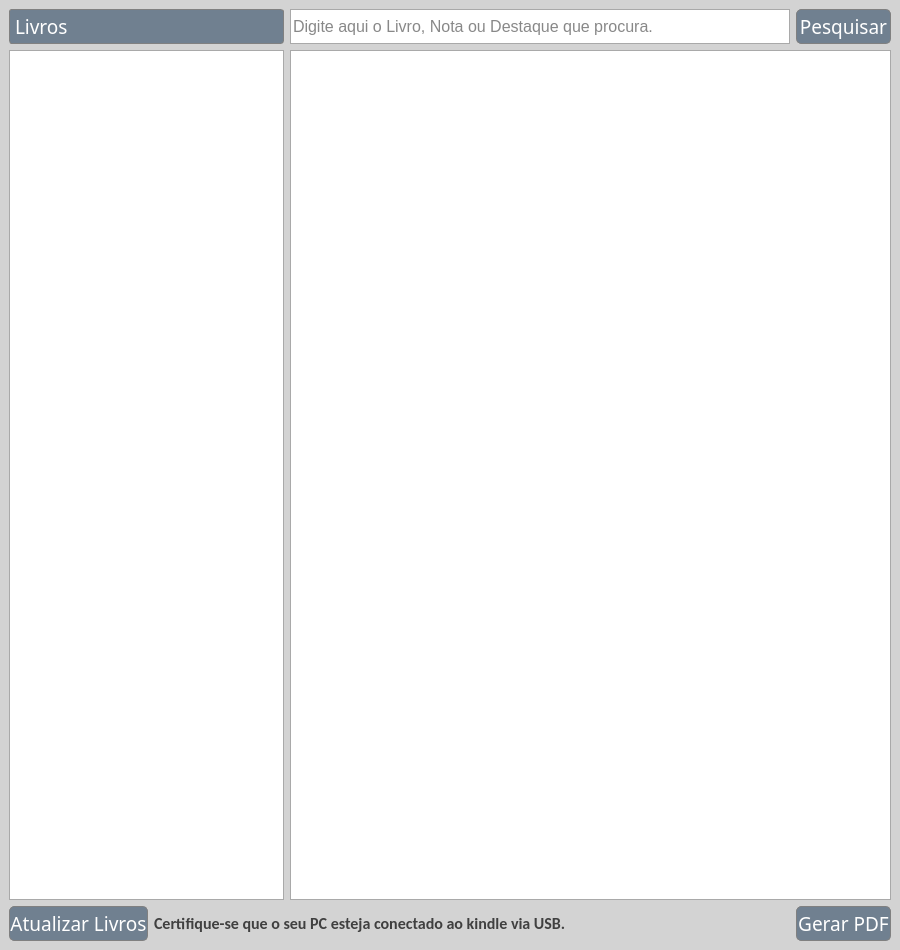
<?xml version="1.0" encoding="UTF-8"?>
<ui version="4.0">
 <class>MainWindow</class>
 <widget class="QMainWindow" name="MainWindow">
  <property name="geometry">
   <rect>
    <x>0</x>
    <y>0</y>
    <width>900</width>
    <height>950</height>
   </rect>
  </property>
  <property name="sizePolicy">
   <sizepolicy hsizetype="Expanding" vsizetype="Expanding">
    <horstretch>0</horstretch>
    <verstretch>0</verstretch>
   </sizepolicy>
  </property>
  <property name="minimumSize">
   <size>
    <width>900</width>
    <height>950</height>
   </size>
  </property>
  <property name="maximumSize">
   <size>
    <width>16777215</width>
    <height>16777215</height>
   </size>
  </property>
  <property name="font">
   <font>
    <pointsize>12</pointsize>
   </font>
  </property>
  <property name="windowTitle">
   <string>Kindle Notes</string>
  </property>
  <property name="styleSheet">
   <string notr="true">background: #d3d3d3;

</string>
  </property>
  <widget class="QWidget" name="centralwidget">
   <layout class="QGridLayout" name="gridLayout">
    <item row="2" column="3">
     <widget class="QPushButton" name="btnPdf">
      <property name="sizePolicy">
       <sizepolicy hsizetype="Expanding" vsizetype="Expanding">
        <horstretch>0</horstretch>
        <verstretch>0</verstretch>
       </sizepolicy>
      </property>
      <property name="maximumSize">
       <size>
        <width>200</width>
        <height>50</height>
       </size>
      </property>
      <property name="font">
       <font>
        <family>Calibri Light</family>
        <pointsize>14</pointsize>
        <weight>50</weight>
        <bold>false</bold>
        <kerning>true</kerning>
       </font>
      </property>
      <property name="styleSheet">
       <string notr="true">border-radius: 5px;color: white; background: #708090;border: 1px solid gray;</string>
      </property>
      <property name="text">
       <string>Gerar PDF</string>
      </property>
     </widget>
    </item>
    <item row="0" column="3">
     <widget class="QPushButton" name="btnSearch">
      <property name="sizePolicy">
       <sizepolicy hsizetype="Minimum" vsizetype="Minimum">
        <horstretch>0</horstretch>
        <verstretch>0</verstretch>
       </sizepolicy>
      </property>
      <property name="minimumSize">
       <size>
        <width>0</width>
        <height>0</height>
       </size>
      </property>
      <property name="maximumSize">
       <size>
        <width>200</width>
        <height>50</height>
       </size>
      </property>
      <property name="font">
       <font>
        <family>Calibri Light</family>
        <pointsize>14</pointsize>
       </font>
      </property>
      <property name="styleSheet">
       <string notr="true">border-radius: 5px; color: white; background: #708090;border: 1px solid gray;</string>
      </property>
      <property name="text">
       <string>Pesquisar</string>
      </property>
     </widget>
    </item>
    <item row="1" column="0" colspan="2">
     <widget class="QListWidget" name="listBooks">
      <property name="minimumSize">
       <size>
        <width>275</width>
        <height>850</height>
       </size>
      </property>
      <property name="maximumSize">
       <size>
        <width>16777215</width>
        <height>16777215</height>
       </size>
      </property>
      <property name="font">
       <font>
        <family>Arial</family>
        <pointsize>11</pointsize>
       </font>
      </property>
      <property name="cursor" stdset="0">
       <cursorShape>ArrowCursor</cursorShape>
      </property>
      <property name="styleSheet">
       <string notr="true">background:white; color: #404040; border: 1px solid #a9a9a9;</string>
      </property>
      <property name="horizontalScrollMode">
       <enum>QAbstractItemView::ScrollPerPixel</enum>
      </property>
      <property name="resizeMode">
       <enum>QListView::Fixed</enum>
      </property>
     </widget>
    </item>
    <item row="1" column="2" colspan="2">
     <widget class="QTextBrowser" name="inputText">
      <property name="sizePolicy">
       <sizepolicy hsizetype="Ignored" vsizetype="Ignored">
        <horstretch>0</horstretch>
        <verstretch>0</verstretch>
       </sizepolicy>
      </property>
      <property name="minimumSize">
       <size>
        <width>600</width>
        <height>850</height>
       </size>
      </property>
      <property name="font">
       <font>
        <family>Arial</family>
        <pointsize>12</pointsize>
       </font>
      </property>
      <property name="cursor" stdset="0">
       <cursorShape>ArrowCursor</cursorShape>
      </property>
      <property name="mouseTracking">
       <bool>false</bool>
      </property>
      <property name="styleSheet">
       <string notr="true">background: white; color:#111111; border: 1px solid #a9a9a9;
</string>
      </property>
      <property name="html">
       <string>&lt;!DOCTYPE HTML PUBLIC &quot;-//W3C//DTD HTML 4.0//EN&quot; &quot;http://www.w3.org/TR/REC-html40/strict.dtd&quot;&gt;
&lt;html&gt;&lt;head&gt;&lt;meta name=&quot;qrichtext&quot; content=&quot;1&quot; /&gt;&lt;style type=&quot;text/css&quot;&gt;
p, li { white-space: pre-wrap; }
&lt;/style&gt;&lt;/head&gt;&lt;body style=&quot; font-family:'Arial'; font-size:12pt; font-weight:400; font-style:normal;&quot;&gt;
&lt;p style=&quot;-qt-paragraph-type:empty; margin-top:20px; margin-bottom:20px; margin-left:20px; margin-right:20px; -qt-block-indent:0; text-indent:0px; background-color:#ffffff;&quot;&gt;&lt;br /&gt;&lt;/p&gt;&lt;/body&gt;&lt;/html&gt;</string>
      </property>
      <property name="placeholderText">
       <string/>
      </property>
     </widget>
    </item>
    <item row="0" column="0" colspan="2">
     <widget class="QLabel" name="label_2">
      <property name="sizePolicy">
       <sizepolicy hsizetype="Expanding" vsizetype="Expanding">
        <horstretch>0</horstretch>
        <verstretch>0</verstretch>
       </sizepolicy>
      </property>
      <property name="minimumSize">
       <size>
        <width>275</width>
        <height>0</height>
       </size>
      </property>
      <property name="maximumSize">
       <size>
        <width>16777215</width>
        <height>50</height>
       </size>
      </property>
      <property name="font">
       <font>
        <family>Calibri Light</family>
        <pointsize>14</pointsize>
       </font>
      </property>
      <property name="styleSheet">
       <string notr="true">border-radius: 3px; color: white;background:#708090;border: 1px solid gray;</string>
      </property>
      <property name="text">
       <string>Livros</string>
      </property>
     </widget>
    </item>
    <item row="0" column="2">
     <widget class="QLineEdit" name="inputSearch">
      <property name="sizePolicy">
       <sizepolicy hsizetype="Expanding" vsizetype="Expanding">
        <horstretch>0</horstretch>
        <verstretch>0</verstretch>
       </sizepolicy>
      </property>
      <property name="minimumSize">
       <size>
        <width>500</width>
        <height>0</height>
       </size>
      </property>
      <property name="maximumSize">
       <size>
        <width>16777215</width>
        <height>50</height>
       </size>
      </property>
      <property name="font">
       <font>
        <family>Arial</family>
        <pointsize>12</pointsize>
       </font>
      </property>
      <property name="cursor">
       <cursorShape>ArrowCursor</cursorShape>
      </property>
      <property name="styleSheet">
       <string notr="true">background:white; color:#111111; border: 1px solid #a9a9a9;</string>
      </property>
      <property name="placeholderText">
       <string>Digite aqui o Livro, Nota ou Destaque que procura.</string>
      </property>
     </widget>
    </item>
    <item row="2" column="1" colspan="2">
     <widget class="QLabel" name="label">
      <property name="sizePolicy">
       <sizepolicy hsizetype="Expanding" vsizetype="Expanding">
        <horstretch>0</horstretch>
        <verstretch>0</verstretch>
       </sizepolicy>
      </property>
      <property name="minimumSize">
       <size>
        <width>0</width>
        <height>0</height>
       </size>
      </property>
      <property name="maximumSize">
       <size>
        <width>16777215</width>
        <height>50</height>
       </size>
      </property>
      <property name="font">
       <font>
        <family>Calibri</family>
        <pointsize>12</pointsize>
        <weight>75</weight>
        <bold>true</bold>
       </font>
      </property>
      <property name="styleSheet">
       <string notr="true">color:#404040;
</string>
      </property>
      <property name="text">
       <string>Certifique-se que o seu PC esteja conectado ao kindle via USB.</string>
      </property>
     </widget>
    </item>
    <item row="2" column="0">
     <widget class="QPushButton" name="btnRefresh">
      <property name="maximumSize">
       <size>
        <width>200</width>
        <height>50</height>
       </size>
      </property>
      <property name="font">
       <font>
        <family>Calibri Light</family>
        <pointsize>14</pointsize>
        <kerning>true</kerning>
       </font>
      </property>
      <property name="styleSheet">
       <string notr="true">border-radius: 5px;color: white; background: #708090;border: 1px solid gray;</string>
      </property>
      <property name="text">
       <string>Atualizar Livros</string>
      </property>
     </widget>
    </item>
   </layout>
  </widget>
 </widget>
 <resources/>
 <connections/>
</ui>
